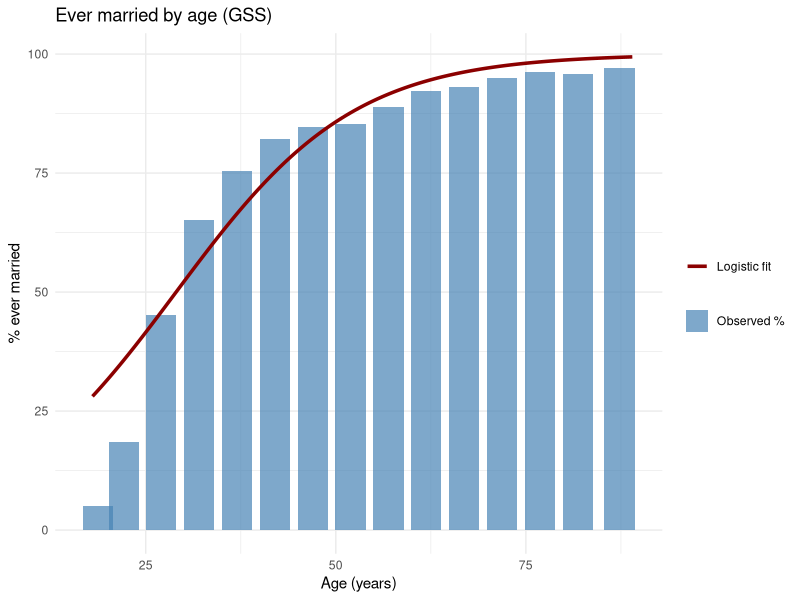

The R script that drew this image:
library(tidyverse)
library(forcats)

# Outcome: ever married (vs never married); drop non-answers
gss <- gss_cat |>
  filter(marital != "No answer", !is.na(age)) |>
  mutate(
    ever_married = if_else(marital == "Never married", 0L, 1L),
    race = fct_drop(race)
  )

# ---- Univariable: age only ----
m_uni <- glm(ever_married ~ age, family = binomial, data = gss)
summary(m_uni)

# Bin age; % ever married in each bin
gss_binned <- gss |>
  mutate(age_bin = cut_width(age, width = 5, boundary = 15, closed = "left")) |>
  group_by(age_bin) |>
  summarise(
    n = n(),
    pct_married = mean(ever_married) * 100,
    age_mid = mean(age),
    .groups = "drop"
  )

# Smooth logistic curve across the observed age range
curve_df <- tibble(age = seq(min(gss$age), max(gss$age), length.out = 200))
curve_df$pct_married <- predict(m_uni, newdata = curve_df, type = "response") * 100

ggplot() +
  geom_col(
    data = gss_binned,
    aes(x = age_mid, y = pct_married, fill = "Observed %"),
    width = 4,
    alpha = 0.7
  ) +
  geom_line(
    data = curve_df,
    aes(x = age, y = pct_married, colour = "Logistic fit"),
    linewidth = 1.2
  ) +
  scale_fill_manual(values = c("Observed %" = "steelblue"), name = NULL) +
  scale_colour_manual(values = c("Logistic fit" = "darkred"), name = NULL) +
  labs(
    title = "Ever married by age (GSS)",
    x = "Age (years)",
    y = "% ever married"
  ) +
  theme_minimal()

# ---- Multivariable: age + race ----
m_multi <- glm(ever_married ~ age + race, family = binomial, data = gss)
summary(m_multi)
anova(m_multi, test = "Chisq")

# Compare nested models
anova(m_uni, m_multi, test = "Chisq")
